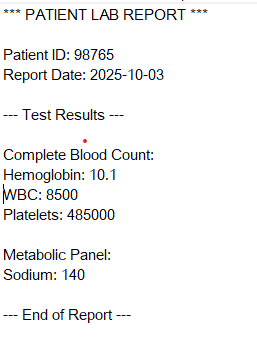
#> input picture uploads/sample_img_2.png, 257 x 357 px
$ python test_ocr.py
#> lines starting #> are read from the running program, lines starting #| are printed output that depends on the picture; after the words box and inside, x2 and y2 are one past the last pixel; in counts of white or black regions, pixels touching at a corner belong together
import cv2
import numpy as np
import pytesseract
from PIL import Image

# IMPORTANT: Make sure this path is correct for your Windows installation
pytesseract.pytesseract.tesseract_cmd = r'C:\Program Files\Tesseract-OCR\tesseract.exe'

def preprocess_image_for_ocr(image_path):
#> called with image_path = 'uploads/sample_img_2.png'
    try:
        image = cv2.imread(image_path)
#> image is the input picture: shape (357, 257, 3); mean B, G, R 244.3, 244.2, 244.4
        if image is None:
            print("!!! ERROR: Image not found or could not be read. Check the path.")
            return None

        gray = cv2.cvtColor(image, cv2.COLOR_BGR2GRAY)
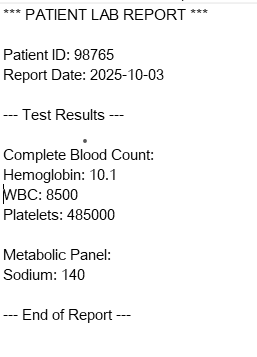
#> gray: shape (357, 257); min 0, max 255, mean 244.3

        _, binary = cv2.threshold(gray, 150, 255, cv2.THRESH_BINARY)
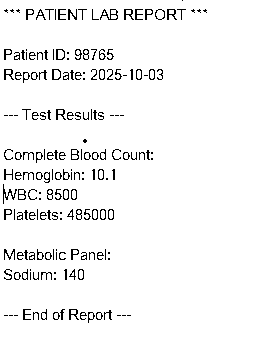
#> binary: shape (357, 257); 95.5% white; black in thin lines or dots, all inside (x1, y1, x2, y2) = (3, 0, 207, 323)
        print("--- Image preprocessing complete. ---")
        return binary
    except Exception as e:
        print(f"!!! ERROR during preprocessing: {e}")
        return None

def run_ocr_test():
    image_path = 'uploads/sample_img_2.png'
    print(f"--- Starting OCR test on '{image_path}' ---")

    # Preprocess the image
    processed_image = preprocess_image_for_ocr(image_path)

    if processed_image is not None:
        try:
            # Perform OCR
            extracted_text = pytesseract.image_to_string(processed_image)

            print("\n--- OCR RAW OUTPUT ---")
            print(f"'{extracted_text.strip()}'")
            print("----------------------")

            if "hemoglobin" in extracted_text.lower():
                print("\nSUCCESS: The script correctly identified 'hemoglobin'.")
            else:
                print("FAILURE: The script ran, but the OCR output did not contain the expected text.")

        except pytesseract.TesseractNotFoundError:
            print("CRITICAL FAILURE: Tesseract is not installed or not in your PATH.")
            print(" Please install Tesseract or fix the path in the script.")
        except Exception as e:
            print(f"! ERROR during OCR: {e}")

if __name__ == '__main__':
    run_ocr_test()
#> (the call stopped at in run_ocr_test, `extracted_text = pytesseract.image_to_string(processed_image)`: pytesseract is not available in this run)

# # python test_ocr.py
